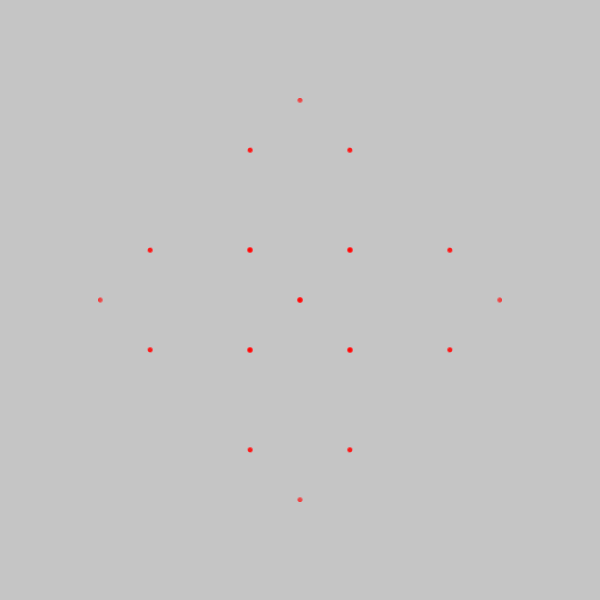
Frame 1 (no input)
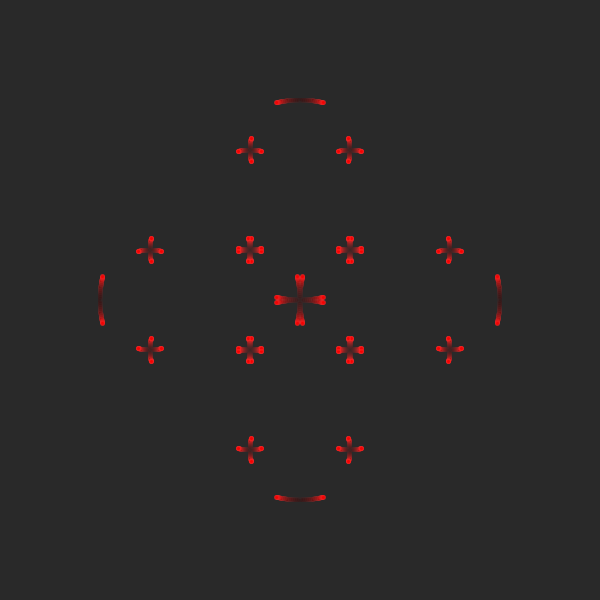
Frame 60 (the mouse pressed at the canvas centre just before this capture)
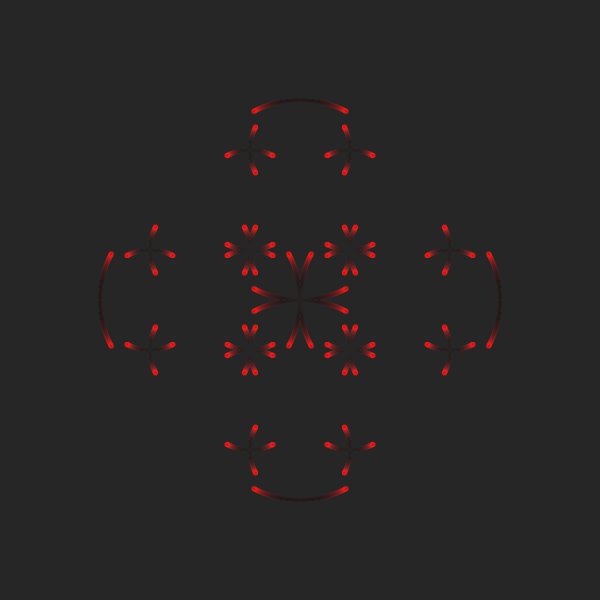
Frame 120 (the mouse held since frame 60 and released just before this capture)

The Processing sketch that drew these frames (run headless with seeded random() and noise(); from frame 60 on, the mouse is pressed at the canvas centre):

// Processing sketch: processing_160160
// ── processing_160160.pde

float i = 0, a =0, b =0, s = 0, t = 0, u = 0, v = 0;
float d = 4;
float e = 4;
int time;
float positionX = 50*sin(i);
float positionY = 50*cos(i);
float positionXb = 50*sin(b);
float positionYb = 50*cos(b);

float positionXs = 100*sin(s);
float positionYs = 100*cos(s);
float positionXt = 100*sin(t);
float positionYt = 100*cos(t);

float positionXp = 200*sin(u);
float positionYp = 200*cos(u);
float positionXq = 200*sin(v);
float positionYq = 200*cos(v);

void setup() {
  size(600, 600);
}
void draw() {
  if (time +4000 > millis()) {
  }
  else {
    //rect (100,100,500,500);

    // noStroke();
    time =millis();
  }
  noStroke();
  // background(20,20,200,0.1);
  fill (30, 30, 30, 10);
  rect (0, 0, width, height);
  //fill(255);
  stroke (254, 43, 42, 80);
  fill (255, 0, 0, 99);
  translate(0, 100);
  i=i+-0.004;
  b=b+0.004;
  s = s + 0.004;
  t = t - 0.004;
  u = u + 0.004;
  v = v - 0.004;

  positionX = 50*sin(i);
  positionY = 50*cos(i);
  positionXb = 50*sin(b);
  positionYb = 50*cos(b);

  positionXs = 100*sin(s);
  positionYs = 100*cos(s);
  positionXt = 100*sin(t);
  positionYt = 100*cos(t);

  positionXp = 200*sin(u);
  positionYp = 200*cos(u);
  positionXq = 200*sin(v);
  positionYq = 200*cos(v);


  pushMatrix();
  for (int i =0; i<2;i++) {
    translate (300, 100);
    ellipse( positionXs+-300*i, positionYs+-300*i, e, e);
    ellipse( positionXt+-300*i, positionYt+-300*i, e, e);

    rotate (PI);
    translate (0, 0);
    ellipse( positionXs+300*i, positionYs+300*i, e, e);
    ellipse( positionXt+300*i, positionYt+300*i, e, e);
  }
  popMatrix();
  pushMatrix();
  translate (200, 200);
  rotate (PI/2);

  for (int i =0; i<2;i++) {
    ellipse( positionXs+0*i, positionYs+-200*i, e, e);
    ellipse( positionXt+0*i, positionYt+-200*i, e, e);
  }
  popMatrix();
  pushMatrix();  
  translate (400, 200);
  rotate (PI+PI/2);
  for (int i =0; i<2;i++) {
    ellipse( positionXs+0*i, positionYs+-200*i, e, e);
    ellipse( positionXt+0*i, positionYt+-200*i, e, e);
  }
  popMatrix();

  pushMatrix();   
  translate (250, 100); 
  for (int i = 0;i<2; i++) {
    ellipse(positionX+100*i, positionY+0*i, d, d);
    ellipse(positionXb+100*i, positionYb+0*i, d, d);
  }
  translate (-100, 100); 
  for (int i = 0;i<4; i++) {
    ellipse(positionX+100*i, positionY+0*i, d, d);
    ellipse(positionXb+100*i, positionYb+0*i, d, d);
  }
  translate (100, 100); 
  for (int i = 0;i<2; i++) {
    ellipse(positionX+100*i, positionY+0*i, d, d);
    ellipse(positionXb+100*i, positionYb+0*i, d, d);
  }
  popMatrix(); 

  pushMatrix();   
  rotate (PI);
  translate (-350, -300); 
  for (int i = 0;i<2; i++) {
    ellipse(positionX+100*i, positionY+0*i, d, d);
    ellipse(positionXb+100*i, positionYb+0*i, d, d);
  }
  translate (-100, 100); 
  for (int i = 0;i<4; i++) {
    ellipse(positionX+100*i, positionY+0*i, d, d);
    ellipse(positionXb+100*i, positionYb+0*i, d, d);
  }
  translate (100, 100); 
  for (int i = 0;i<2; i++) {
    ellipse(positionX+100*i, positionY+0*i, d, d);
    ellipse(positionXb+100*i, positionYb+0*i, d, d);
  }
  popMatrix(); 
  pushMatrix();
  translate (300, 50); 
  rotate(PI/2);
  for (int i = 0;i<1; i++) {
    ellipse(positionX+0*i, positionY+-100*i, d, d);
    ellipse(positionXb+0*i, positionYb+-100*i, d, d);
  }
  translate (100, -100); 
  for (int i = 0;i<3; i++) {
    ellipse(positionX+0*i, positionY+100*i, d, d);
    ellipse(positionXb+0*i, positionYb+100*i, d, d);
  }
  translate (100, 0); 
  for (int i = 0;i<3; i++) {
    ellipse(positionX+0*i, positionY+100*i, d, d);
    ellipse(positionXb+0*i, positionYb+100*i, d, d);
  }
  translate (100, 100); 
  for (int i = 0;i<1; i++) {
    ellipse(positionX+0*i, positionY+100*i, d, d);
    ellipse(positionXb+0*i, positionYb+100*i, d, d);
  }
  popMatrix(); 
  pushMatrix();
  translate (300, 350); 
  rotate(PI+PI/2);
  for (int i = 0;i<1; i++) {
    ellipse(positionX+0*i, positionY+-100*i, d, d);
    ellipse(positionXb+0*i, positionYb+-100*i, d, d);
  }
  translate (100, -100); 
  for (int i = 0;i<3; i++) {
    ellipse(positionX+0*i, positionY+100*i, d, d);
    ellipse(positionXb+0*i, positionYb+100*i, d, d);
  }
  translate (100, 0); 
  for (int i = 0;i<3; i++) {
    ellipse(positionX+0*i, positionY+100*i, d, d);
    ellipse(positionXb+0*i, positionYb+100*i, d, d);
  }
  translate (100, 100); 
  for (int i = 0;i<1; i++) {
    ellipse(positionX+0*i, positionY+100*i, d, d);
    ellipse(positionXb+0*i, positionYb+100*i, d, d);
  }

  popMatrix();
}
void mousePressed() {
  background(54);
}
